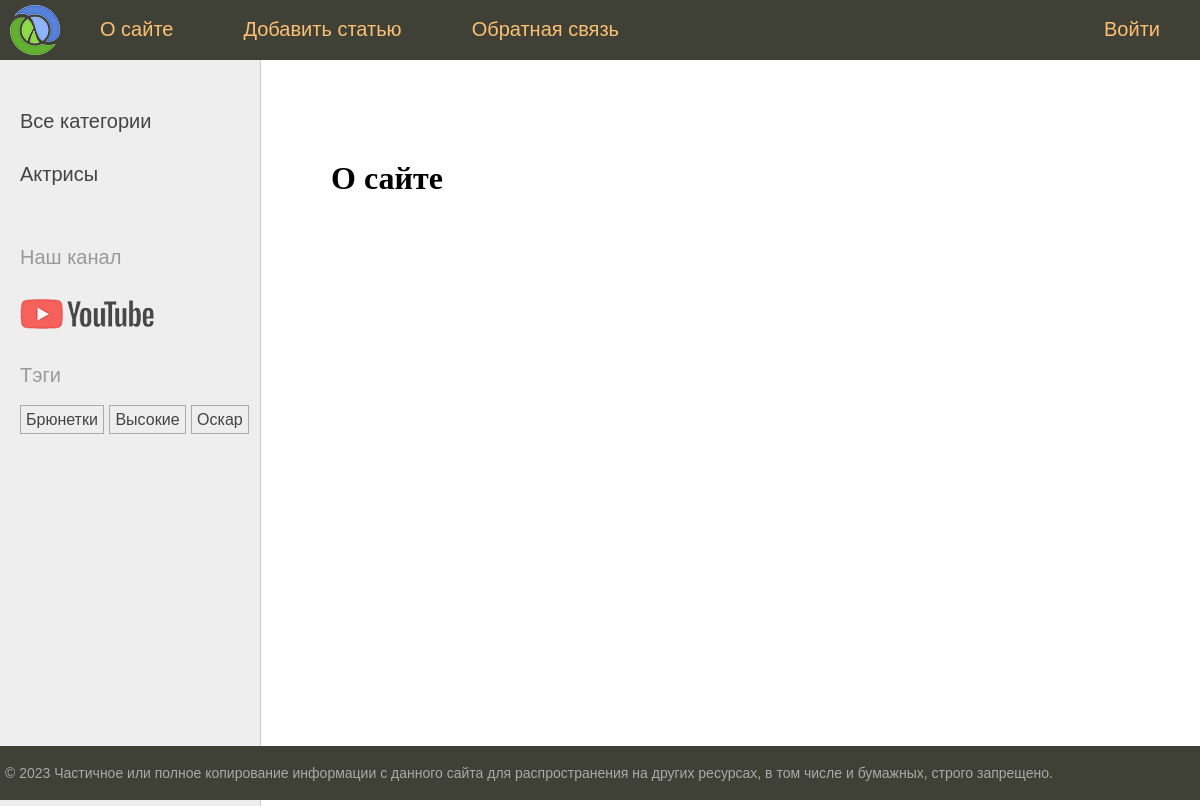
The page /about/ on the database its author committed.
### women_app/models.py (models this page shows, shortened)
class Category(models.Model):
    name = models.CharField(max_length=100, db_index=True)
    slug = models.SlugField(max_length=255, unique=True, db_index=True)
    def get_absolute_url(self):
        return reverse('category', kwargs={'cat_slug': self.slug})

class TagPost(models.Model):
    tag = models.CharField(max_length=100, db_index=True)
    slug = models.CharField(max_length=255, unique=True, db_index=True)
    def get_absolute_url(self):
        return reverse('tag', kwargs={'tag_slug': self.slug})

### women_app/views.py (the view)
# urls.py: path('about/', views.about, name='about'),
def about(request):
    return render(request, 'women_app/about.html', context={'title': 'О сайте', 'menu': menu})

### women_app/templatetags/women_tags.py (called while the page is built)
@register.inclusion_tag('women_app/list_categories.html')
def show_categories(cat_selected=0):
    cats = Category.objects.annotate(total=Count('posts')).filter(total__gt=0)
    return {'cats': cats, 'cat_selected': cat_selected}

@register.inclusion_tag('women_app/list_tags.html')
def show_all_tags(cat_selected=0):
    return {'tags': TagPost.objects.annotate(total=Count('tags')).filter(total__gt=0)}

### women_app/templates/women_app/about.html
{% extends 'base.html' %}
{% block content %}
<h1>{{ title }}</h1>
{% endblock %}

### women_app/templates/women_app/list_categories.html
{% for cat in cats %}
{% if cat.id == cat_selected %}
<li class="selected">{{cat.name}}</li>
{% else %}
<li><a href="{{ cat.get_absolute_url }}">{{cat.name}}</a></li>
{% endif %}
{% endfor %}

### women_app/templates/women_app/list_tags.html
{% if tags %}
    <p>Тэги</p>
    <ul class="tags-list">
        {% for t in tags %}
        <li><a href="{{ t.get_absolute_url }}">{{ t.tag }}</a></li>
        {% endfor %}
    </ul>
{% endif %}

### rows shown on the page
Category: name "Актрисы"
TagPost: tag "Брюнетки"
TagPost: tag "Высокие"
TagPost: tag "Оскар"

### other values the page prints
{{ m.title }} "О сайте" "Добавить статью" "Обратная связь" "Войти"
{{ title }} "О сайте"
